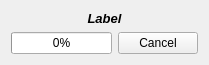
<?xml version="1.0" encoding="UTF-8"?>
<ui version="4.0">
 <class>WindowClone</class>
 <widget class="QWidget" name="WindowClone">
  <property name="geometry">
   <rect>
    <x>0</x>
    <y>0</y>
    <width>209</width>
    <height>65</height>
   </rect>
  </property>
  <property name="windowTitle">
   <string>Form</string>
  </property>
  <layout class="QVBoxLayout" name="verticalLayout">
   <item>
    <widget class="QLabel" name="LabelCloning">
     <property name="font">
      <font>
       <pointsize>10</pointsize>
       <weight>75</weight>
       <italic>true</italic>
       <bold>true</bold>
      </font>
     </property>
     <property name="text">
      <string>Label</string>
     </property>
     <property name="alignment">
      <set>Qt::AlignCenter</set>
     </property>
    </widget>
   </item>
   <item>
    <layout class="QHBoxLayout" name="HLayoutProgress">
     <item>
      <widget class="QProgressBar" name="ProgressBar">
       <property name="value">
        <number>0</number>
       </property>
       <property name="alignment">
        <set>Qt::AlignCenter</set>
       </property>
      </widget>
     </item>
     <item>
      <widget class="QPushButton" name="ButtonCancel">
       <property name="text">
        <string>Cancel</string>
       </property>
      </widget>
     </item>
    </layout>
   </item>
  </layout>
 </widget>
 <resources/>
 <connections/>
</ui>
